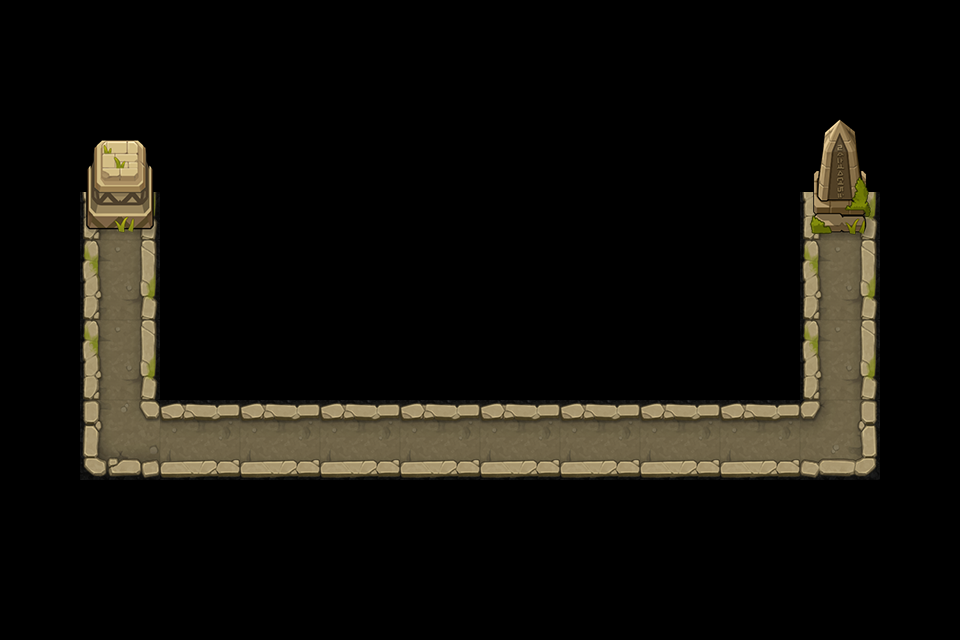

Rendered tile map (Tiled .tmx) drawn with the repository's tilesets; below, a short description and the map source with its tile grids summarised:
An orthogonal 12x8 tile map with 80x80 px tiles, 2 tile layers (road, object) and 8 objects (P0, P1, P2, P3, O0, ...).

<map version="1.0" tiledversion="1.0.3" orientation="orthogonal" renderorder="right-down" width="12" height="8" tilewidth="80" tileheight="80" nextobjectid="9">
 <tileset firstgid="1" name="huangye" tilewidth="80" tileheight="80" tilecount="15" columns="5">
  <image source="huangye.png" width="400" height="240" />
 </tileset>
 <layer name="road" width="12" height="8">
  <data>[96 cells, 16 non-empty, 5 distinct tile ids]</data>
 </layer>
 <layer name="object" width="12" height="8">
  <data>[96 cells, 4 non-empty, 4 distinct tile ids]</data>
 </layer>
 <objectgroup name="path" visible="0">
  <object id="1" name="P0" x="120" y="240" />
  <object id="2" name="P1" x="120" y="440" />
  <object id="3" name="P2" x="840" y="440" />
  <object id="4" name="P3" x="840" y="240" />
  <object id="5" name="O0" x="160" y="80" width="640" height="320" />
  <object id="6" name="O1" x="0" y="80" width="80" height="400" />
  <object id="7" name="O2" x="80" y="480" width="800" height="80" />
  <object id="8" name="O3" x="880" y="80" width="80" height="400" />
 </objectgroup>
</map>
